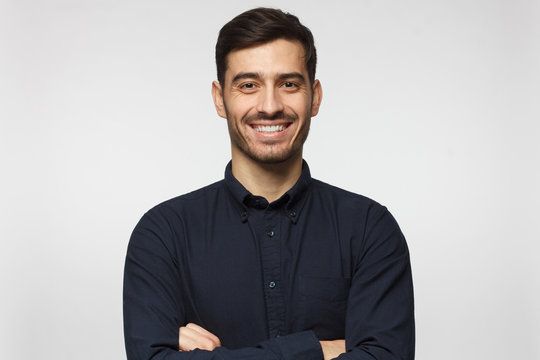
#> input picture Product Development/EHS/Frontend/ehs/src/assets/men.jpg, 540 x 360 px, given in place of the camera
$ python object-angle-detection.py
#> lines starting #> are read from the running program, lines starting #| are printed output that depends on the picture; after the words box and inside, x2 and y2 are one past the last pixel; in counts of white or black regions, pixels touching at a corner belong together
import cv2 as cv
import numpy as np

def open_camera():
    cap = cv.VideoCapture(1)
    if not cap.isOpened():
        cap = cv.VideoCapture(0)
    if not cap.isOpened():
        print("Error: Could not open any camera")
        exit(0)
    return cap

def detect_background(frame):
    hsv = cv.cvtColor(frame, cv.COLOR_BGR2HSV)
    lower_green, upper_green = np.array([35, 50, 50]), np.array([85, 255, 255])
    lower_black, upper_black = np.array([0, 0, 0]), np.array([180, 255, 50])  # Low brightness black
    mask_green = cv.inRange(hsv, lower_green, upper_green)
    mask_black = cv.inRange(hsv, lower_black, upper_black)
    green_ratio = np.sum(mask_green > 0) / mask_green.size
    black_ratio = np.sum(mask_black > 0) / mask_black.size
    if green_ratio > 0.3:
        return "green"
    elif black_ratio > 0.3:
        return "black"
    else:
        return "unknown"

def remove_background(frame, background_type):
    if background_type == "green":
        lower, upper = np.array([35, 50, 50]), np.array([85, 255, 255])
    elif background_type == "black":
        lower, upper = np.array([0, 0, 0]), np.array([180, 255, 50])
    else:
        return frame  # No valid background detected, return original frame
    hsv = cv.cvtColor(frame, cv.COLOR_BGR2HSV)
    mask = cv.inRange(hsv, lower, upper)
    mask_inv = cv.bitwise_not(mask)
    return cv.bitwise_and(frame, frame, mask=mask_inv)

def preprocess_frame(frame):
    gray = cv.cvtColor(frame, cv.COLOR_BGR2GRAY)
    gray = cv.GaussianBlur(gray, (5, 5), 0)
    _, bw = cv.threshold(gray, 30, 255, cv.THRESH_BINARY | cv.THRESH_OTSU)
    kernel = np.ones((3, 3), np.uint8)
    bw = cv.morphologyEx(bw, cv.MORPH_CLOSE, kernel, iterations=2)
    return bw

def detect_objects(frame, bw):
    contours, _ = cv.findContours(bw, cv.RETR_TREE, cv.CHAIN_APPROX_SIMPLE)
    objects = []
    for c in contours:
        area = cv.contourArea(c)
        if area < 3000 or area > 100000:
            continue  # Ignore very small or very large objects
        rect = cv.minAreaRect(c)
        box = cv.boxPoints(rect)
        box = np.int32(box)
        center = (int(rect[0][0]), int(rect[0][1]))
        width, height = int(rect[1][0]), int(rect[1][1])
        angle = int(rect[2])
        if width < height:
            angle = 90 - angle
        else:
            angle = -angle
        objects.append((box, center, angle))
    return objects

def draw_annotations(frame, objects):
    for box, center, angle in objects:
        cv.drawContours(frame, [box], 0, (0, 0, 255), 2)
        label = f"Rotation: {angle} degrees"
        font_scale, font_thickness = 0.7, 2
        font = cv.FONT_HERSHEY_SIMPLEX
        text_size, _ = cv.getTextSize(label, font, font_scale, font_thickness)
        text_w, text_h = text_size
        text_x = max(10, min(center[0] - 50, frame.shape[1] - text_w - 10))
        text_y = max(30, min(center[1], frame.shape[0] - 10))
        cv.rectangle(frame, (text_x - 10, text_y - text_h - 10),
                     (text_x + text_w + 10, text_y + 10), (255, 255, 255), -1)
        cv.putText(frame, label, (text_x, text_y), font, font_scale, (0, 0, 0), font_thickness)

def main():
    cap = open_camera()
    while True:
        ret, frame = cap.read()
#> frame is the input picture: shape (360, 540, 3); mean B, G, R 173.6, 172.8, 175.2
        if not ret:
            print("Error: Could not read frame")
            break
        background_type = detect_background(frame)
#> in detect_background, `hsv = cv.cvtColor(frame, cv.COLOR_BGR2HSV)`: hsv: shape (360, 540, 3); mean H, S, V 40.7, 25.4, 178.4
#> in detect_background, `mask_green = cv.inRange(hsv, lower_green, upper_green)`: mask_green: shape (360, 540); every value is 0
#> in detect_background, `mask_black = cv.inRange(hsv, lower_black, upper_black)`:
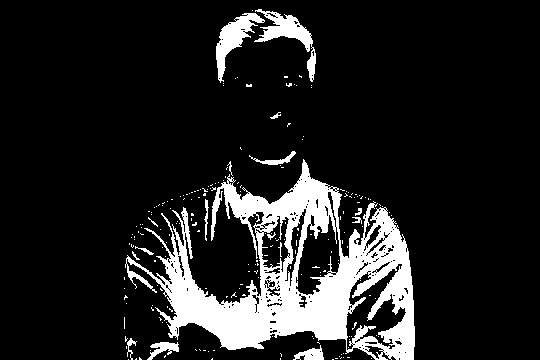
#> mask_black: shape (360, 540); 13.1% white; 212 white regions (195 under 20 px), largest, box (x1, y1, x2, y2) and area: (125, 159, 415, 360) 21557, (254, 9, 316, 82) 1188, (216, 13, 265, 83) 1140
#> in detect_background, `green_ratio = np.sum(mask_green > 0) / mask_green.size`: green_ratio = 0
#> in detect_background, `black_ratio = np.sum(mask_black > 0) / mask_black.size`: black_ratio = 0.131
#> background_type = 'unknown'
        print(f"Detected Background: {background_type}")
#| Detected Background: unknown
        processed_frame = remove_background(frame, background_type)
        bw = preprocess_frame(processed_frame)
#> in preprocess_frame, `gray = cv.cvtColor(frame, cv.COLOR_BGR2GRAY)`:
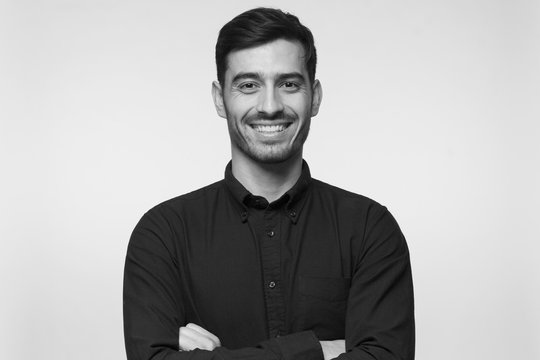
#> gray: shape (360, 540); min 0, max 255, mean 173.6
#> in preprocess_frame, `_, bw = cv.threshold(gray, 30, 255, cv.THRESH_BINARY | cv.THRESH_OTSU)`:
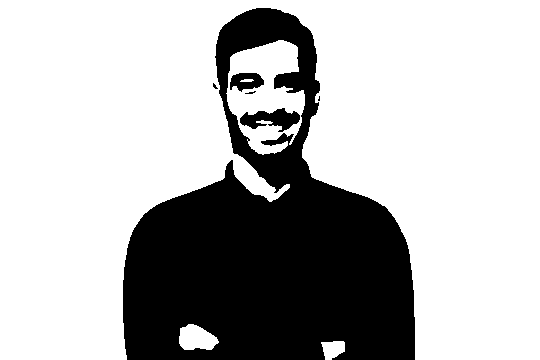
#> bw: shape (360, 540); 71.6% white; 6 black regions (3 under 20 px), largest, box (x1, y1, x2, y2) and area: (123, 8, 415, 360) 53951, (240, 108, 300, 132) 791, (230, 73, 264, 92) 430
#> in preprocess_frame, `bw = cv.morphologyEx(bw, cv.MORPH_CLOSE, kernel, iterations=2)`:
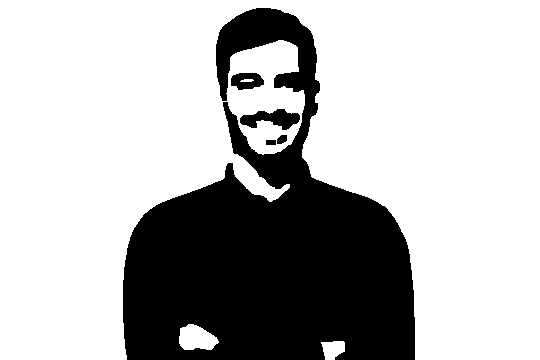
#> bw: shape (360, 540); 71.7% white; 5 black regions
        objects = detect_objects(frame, bw)
#> in detect_objects, `contours, _ = cv.findContours(bw, cv.RETR_TREE, cv.CHAIN_APPROX_SIMPLE)`: contours = 8 contours; box (x1, y1, x2, y2) and area: (0, 0, 540, 360) 138186, (239, 108, 301, 131) 793, (179, 324, 219, 350) 710, (230, 72, 265, 91) 484, (321, 341, 345, 360) 309, (276, 134, 288, 145) 86, (265, 139, 277, 146) 64, (240, 79, 254, 82) 20
#> the loop in detect_objects, `for c in contours:` made 8 passes
#> area on passes 1 to 8: 309, 710.5, 138186, 64, 85.5, 793, 484.5, 20
#> after the loop in detect_objects, `for c in contours:`: objects = []
#> objects = []
        draw_annotations(frame, objects)
        cv.imshow('Live Object Orientation', frame)
        key = cv.waitKey(1)
#> (key q is pressed here)
        if key & 0xFF == ord('q') or cv.getWindowProperty('Live Object Orientation', cv.WND_PROP_VISIBLE) < 1:
            break
    cap.release()
    cv.destroyAllWindows()

if __name__ == "__main__":
    main()
